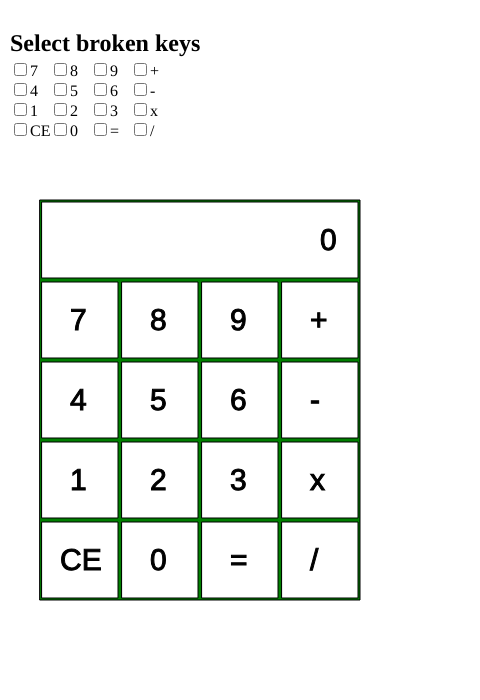
Frame 1 (no input)
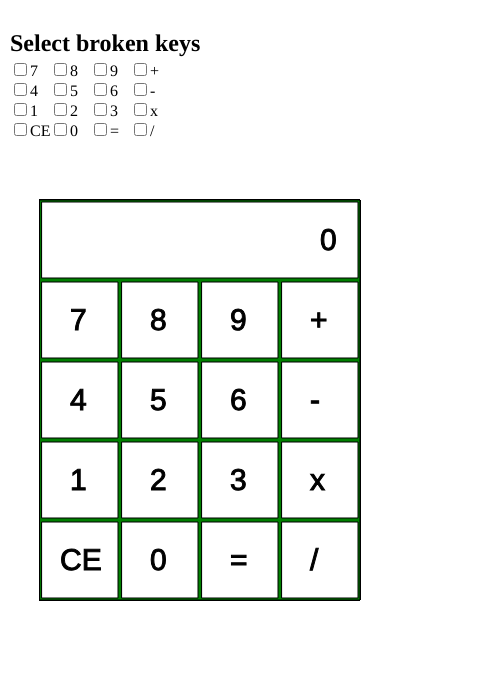
Frame 60 (no input)
Frame 120 (the mouse pressed at the canvas centre since frame 60): identical to frame 60, image omitted

The p5.js sketch that drew these frames (run headless with seeded random() and noise() and a simulated clock; from frame 60 on, the mouse is pressed at the canvas centre):

// p5.js sketch
// ── sketch.js
var boxes = [];
var h2;
var seven, eight, nine, plus;
var four, five, six, minus;
var one, two, three, multiply;
var ce, zero, equal, divide;

function setup() {
	createCanvas(480,700);
	background('white');
	h2 = createElement('h2', 'Select broken keys');
	h2.position(10,10);
	seven = createCheckbox('7');
	seven.position(10,60);
	eight = createCheckbox('8');
	eight.position(50,60);
	nine = createCheckbox('9');
	nine.position(90,60);
	plus = createCheckbox('+');
	plus.position(130,60);
	four = createCheckbox('4');
	four.position(10,80);
	five = createCheckbox('5');
	five.position(50,80);
	six = createCheckbox('6');
	six.position(90,80);
	minus = createCheckbox('-');
	minus.position(130,80);
	one = createCheckbox('1');
	one.position(10,100);
	two = createCheckbox('2');
	two.position(50,100);
	three = createCheckbox('3');
	three.position(90,100);
	multiply = createCheckbox('x');
	multiply.position(130,100);
	ce = createCheckbox('CE');
	ce.position(10,120);
	zero = createCheckbox('0');
	zero.position(50,120);
	equal = createCheckbox('=');
	equal.position(90,120);
	divide = createCheckbox('/');
	divide.position(130,120);

}

function draw() {
	calculator();
	drawX();
}

function calculator() {
	fill('green');
	stroke(0);
	strokeWeight(1);
	rect(40,200, 320,400);
	// 40, 360
	// 200, 600
	fill('white');
	rect(42,202,316,76);
	var w = 80;
	for(j=0; j<4; j++){
		for(i=0; i<4; i++){
			fill('white');
			rect(42+i*w, 282+j*w,76, 76);
		}
	}
	fill('black');
	textSize(30);
	text('0',320, 250)
	text('7', 40+30, 280+50);
	text('8', 120+30, 280+50);
	text('9', 200+30, 280+50);
	text('+', 280+30, 280+50);

	text('4', 40+30, 360+50);
	text('5', 120+30, 360+50);
	text('6', 200+30, 360+50);
	text('-', 280+30, 360+50);

	text('1', 40+30, 440+50);
	text('2', 120+30, 440+50);
	text('3', 200+30, 440+50);
	text('x', 280+30, 440+50);

	text('CE', 40+20, 520+50);
	text('0', 120+30, 520+50);
	text('=', 200+30, 520+50);
	text('/', 280+30, 520+50);

}

function cross(x,y){
	stroke('red');
	strokeWeight(4);
	line(x,y,x+72,y+72);
	line(x,y+72,x+72,y);
}

function drawX() {
	if(seven.checked()){
		cross(44,284);
	}
	if(eight.checked()){
		cross(124,284);
	}if(nine.checked()){
		cross(204,284);
	}if(plus.checked()){
		cross(284,284);
	}if(four.checked()){
		cross(44,364);
	}if(five.checked()){
		cross(124,364);
	}if(six.checked()){
		cross(204,364);
	}if(minus.checked()){
		cross(284,364);
	}if(one.checked()){
		cross(44,444);
	}if(two.checked()){
		cross(124,444);
	}if(three.checked()){
		cross(204,444);
	}if(multiply.checked()){
		cross(284,444);
	}if(ce.checked()){
		cross(44,524);
	}if(zero.checked()){
		cross(124,524);
	}if(equal.checked()){
		cross(204,524);
	}if(divide.checked()){
		cross(284,524);
	}
}
